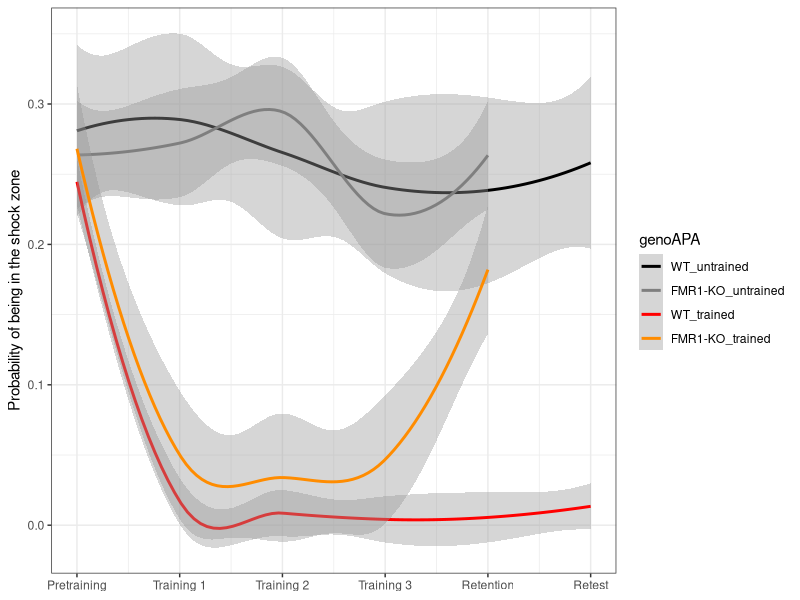
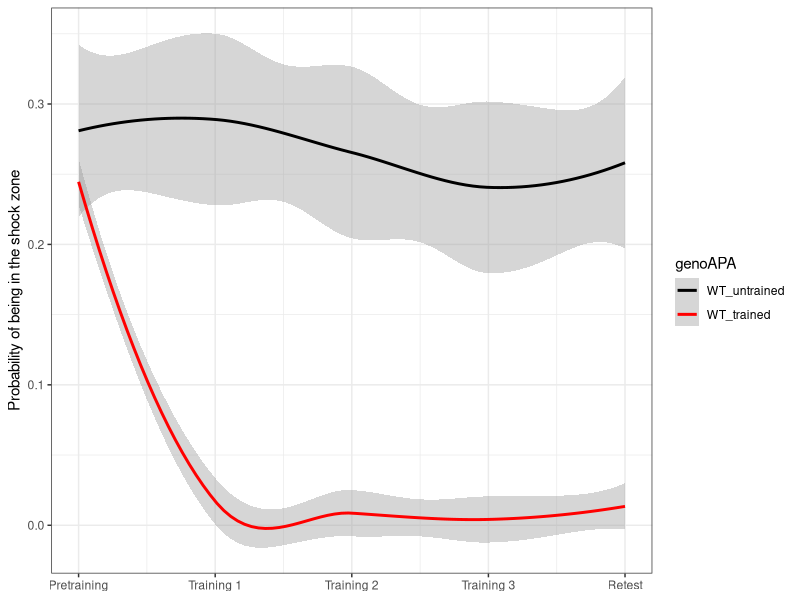
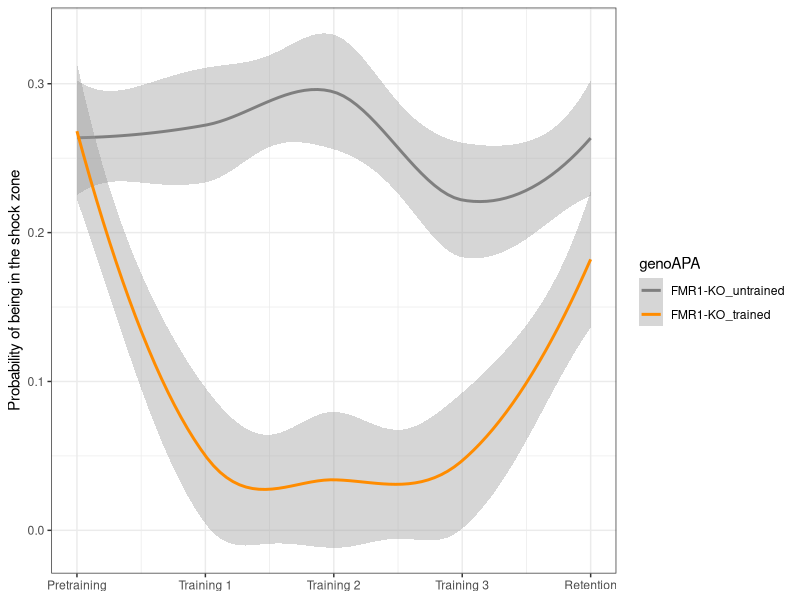
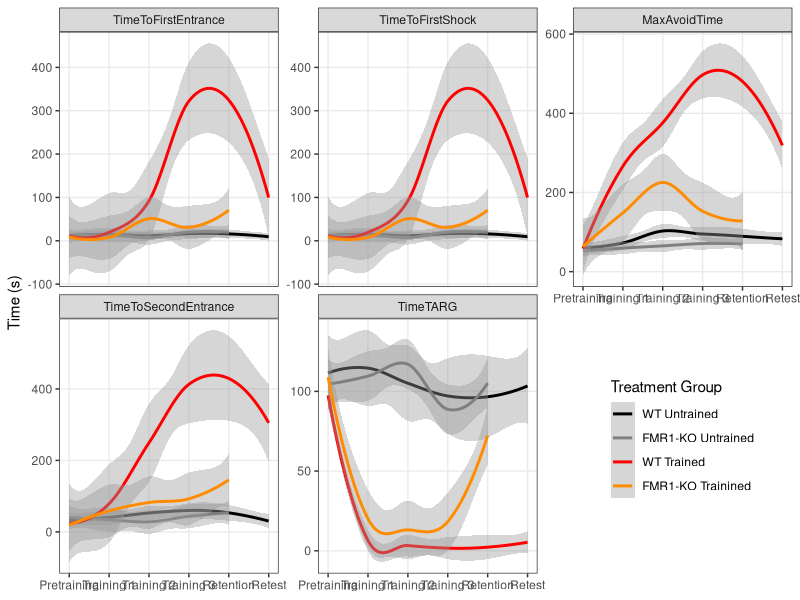
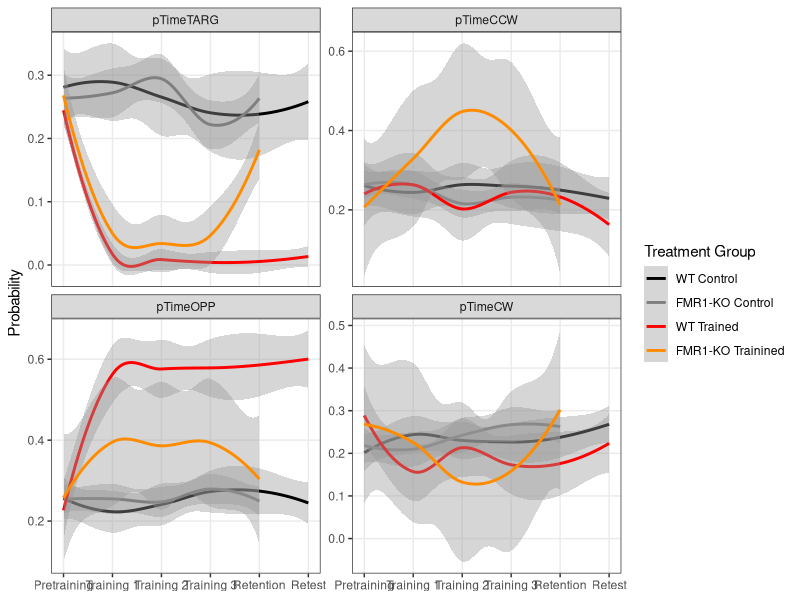
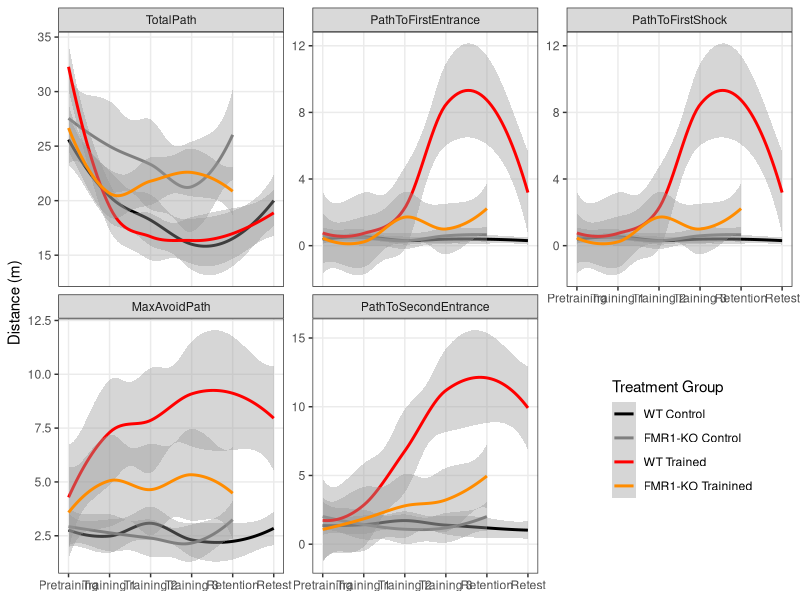
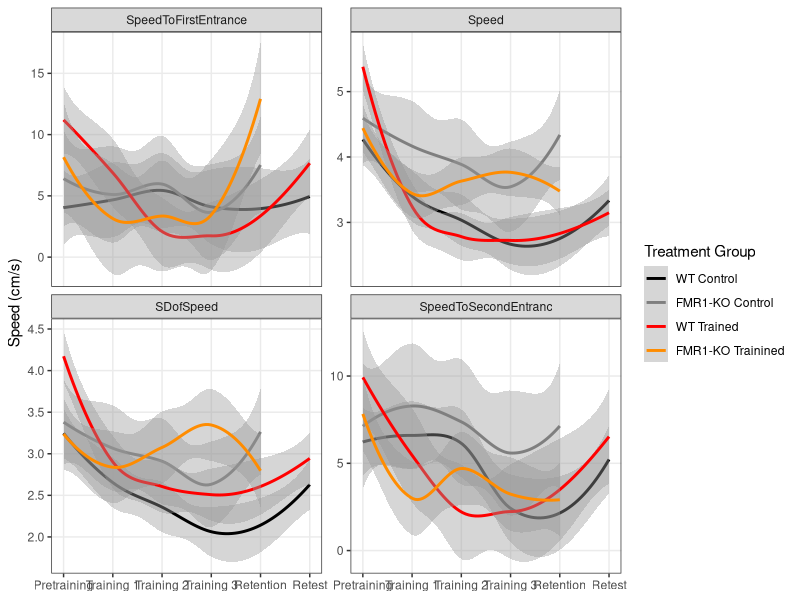

Reproduce these figures in R, in order. (Note: this script raises an error after producing the figures.)
# Part 1: Reading and analyzing beahvior and physiology data

## load libraries -----
library(dplyr) ## for filtering and selecting rows
library(plyr) ## for renmaing factors
library(ggplot2) ## for awesome plots!
library(reshape2) #@ for melting dataframe
library(ggdendro) ## for dendrograms!!

## wrangle the raw wt and fmr1 dataframes ----

## read the data 
setwd("~/Github/qPCR-mouse/Rayna/2013/data")
wt <- read.csv("01_WTbehavephys.csv", header=TRUE, stringsAsFactors = FALSE, na.strings = c("", "ND", "N/A"))
fmr1 <- read.csv("01_FMR1behavephys.csv", header=TRUE, stringsAsFactors = FALSE, na.strings = c("", "ND", "N/A"))

## fixing columns both fmr1 and wt are as equivilent as possible
wt$filename <- as.character(paste(wt$filename, wt$X, sep="_")) ## mgerge 2 columns 

## delete obsolete columns
wt$X <- NULL 
wt$X.1 <- NULL
fmr1$X <- NULL
wt$next. <- NULL
fmr1$next. <- NULL
fmr1$PopSpike.max........mV. <- NA  ## add column
fmr1$PospSpike.Probability <- NA  ## add column
fmr1 <- fmr1[-c(75:80), ] ## removing rows
names(wt)
names(fmr1)


## create ind column with a animal name that matches qpcr (e.g "FMR1 AB" or "BL 19")
wt$ind <- wt$filename
head(wt$ind)
wt$ind <- gsub("[[:blank:]]*bl", "BL ", wt$ind) ##removed blank space then changes bl1... to BL 1...
wt$ind <- gsub("D[[:print:]]*", "", wt$ind) ## deletes the D (for Day) and everythign thereafter
wt$ind

fmr1$ind <- fmr1$filename
fmr1$ind <- gsub("RoomTrack_", "", fmr1$ind) ##remove RommTrack_"
fmr1$ind <- gsub("fmr1", "FMR1 ", fmr1$ind) ## changes to FMR1
fmr1$ind <- gsub("frm1", "FMR1 ", fmr1$ind) ## because one was typed wrong
fmr1$ind <- gsub("wildtype", "BL ", fmr1$ind) ## that one wildtype sample name
fmr1$ind <- gsub("_[ptr][[:print:]]*", "", fmr1$ind) ##deletes the rest of the filename
fmr1 <- filter(fmr1, !grepl("wildtypeA", filename ))  ## remove the 1 wildtype ind
fmr1$ind



## rename columns
names(wt)[3] <- "TotalTime"
names(wt)[4] <- "TotalPath"
names(wt)[5] <- "Entrances"
names(wt)[6] <- "TimeToFirstEntrance"
names(wt)[7] <- "PathToFirstEntrance"
names(wt)[8] <- "SpeedToFirstEntrance"
names(wt)[9] <- "EntrancePerDistance"
names(wt)[10] <- "TotalShocks"
names(wt)[11] <- "TimeToFirstShock"
names(wt)[12] <- "PathToFirstShock"
names(wt)[13] <- "Speed"
names(wt)[14] <- "SDofSpeed"
names(wt)[15] <- "LineArity"
names(wt)[16] <- "MaxAvoidTime"
names(wt)[17] <- "MaxAvoidPath"
names(wt)[18] <- "TimeToSecondEntrance"
names(wt)[19] <- "PathToSecondEntrance"
names(wt)[20] <- "SpeedToSecondEntranc"
names(wt)[21] <- "TimeTARG"
names(wt)[22] <- "pTimeTARG"
names(wt)[23] <- "pTimeCCW"
names(wt)[24] <- "pTimeOPP"
names(wt)[25] <- "pTimeCW"
names(wt)[26] <- "RayleigLength"
names(wt)[27] <- "RayleigAngle"
names(wt)[28] <- "PolarAveVal"
names(wt)[29] <- "PolarSdVal"
names(wt)[30] <- "PolarMinVal"
names(wt)[31] <- "PolarMinBin"
names(wt)[32] <- "MinLoBin"
names(wt)[33] <- "MinHiBin"
names(wt)[34] <- "PolarMaxVal"
names(wt)[35] <- "PolarMaxBin"
names(wt)[36] <- "MaxLoBin"
names(wt)[37] <- "MaxHiBin"
names(wt)[38] <- "AnnularMinVal"
names(wt)[39] <- "AnnularMinBin"
names(wt)[40] <- "AnnularMaxVal"
names(wt)[41] <- "AnnularMaxBin"
names(wt)[42] <- "AnnularAvg"
names(wt)[43] <- "AnnularSD"
names(wt)[44] <- "AnnularSkewnes"
names(wt)[45] <- "AnnularKurtosis"
names(wt)[46] <- "ind_bad"
names(wt)[47] <- "genotype_bad"
names(wt)[48] <- "APA"
names(wt)[49] <- "TotalLocomotorActivity"
names(wt)[50] <- "LastLocomotorActivity"
names(wt)[51] <- "TotalPunishment"
names(wt)[53] <- "LastPunishment"
names(wt)[54] <- "LastTotalEntrances"
names(wt)[55] <- "T1Retention"
names(wt)[56] <- "T2Retention"
names(wt)[57] <- "IO_Max"
names(wt)[58] <- "LTP_Baseline"
names(wt)[59] <- "LTP_Baseline_SD"
names(wt) # check all good

## do same for fmr1
names(fmr1)[3] <- "TotalTime"
names(fmr1)[4] <- "TotalPath"
names(fmr1)[5] <- "Entrances"
names(fmr1)[6] <- "TimeToFirstEntrance"
names(fmr1)[7] <- "PathToFirstEntrance"
names(fmr1)[8] <- "SpeedToFirstEntrance"
names(fmr1)[9] <- "EntrancePerDistance"
names(fmr1)[10] <- "TotalShocks"
names(fmr1)[11] <- "TimeToFirstShock"
names(fmr1)[12] <- "PathToFirstShock"
names(fmr1)[13] <- "Speed"
names(fmr1)[14] <- "SDofSpeed"
names(fmr1)[15] <- "LineArity"
names(fmr1)[16] <- "MaxAvoidTime"
names(fmr1)[17] <- "MaxAvoidPath"
names(fmr1)[18] <- "TimeToSecondEntrance"
names(fmr1)[19] <- "PathToSecondEntrance"
names(fmr1)[20] <- "SpeedToSecondEntranc"
names(fmr1)[21] <- "TimeTARG"
names(fmr1)[22] <- "pTimeTARG"
names(fmr1)[23] <- "pTimeCCW"
names(fmr1)[24] <- "pTimeOPP"
names(fmr1)[25] <- "pTimeCW"
names(fmr1)[26] <- "RayleigLength"
names(fmr1)[27] <- "RayleigAngle"
names(fmr1)[28] <- "PolarAveVal"
names(fmr1)[29] <- "PolarSdVal"
names(fmr1)[30] <- "PolarMinVal"
names(fmr1)[31] <- "PolarMinBin"
names(fmr1)[32] <- "MinLoBin"
names(fmr1)[33] <- "MinHiBin"
names(fmr1)[34] <- "PolarMaxVal"
names(fmr1)[35] <- "PolarMaxBin"
names(fmr1)[36] <- "MaxLoBin"
names(fmr1)[37] <- "MaxHiBin"
names(fmr1)[38] <- "AnnularMinVal"
names(fmr1)[39] <- "AnnularMinBin"
names(fmr1)[40] <- "AnnularMaxVal"
names(fmr1)[41] <- "AnnularMaxBin"
names(fmr1)[42] <- "AnnularAvg"
names(fmr1)[43] <- "AnnularSD"
names(fmr1)[44] <- "AnnularSkewnes"
names(fmr1)[45] <- "AnnularKurtosis"
names(fmr1)[46] <- "ind_bad"
names(fmr1)[47] <- "genotype_bad"
names(fmr1)[48] <- "APA"
names(fmr1)[49] <- "TotalLocomotorActivity"
names(fmr1)[50] <- "LastLocomotorActivity"
names(fmr1)[51] <- "TotalPunishment"
names(fmr1)[53] <- "LastPunishment"
names(fmr1)[54] <- "LastTotalEntrances"
names(fmr1)[55] <- "T1Retention"
names(fmr1)[56] <- "T2Retention"
names(fmr1)[57] <- "IO_Max"
names(fmr1)[58] <- "LTP_Baseline"
names(fmr1)[59] <- "LTP_Baseline_SD"

## add columns genotype (easier for wt df than for fmr1 df)
wt$genotype <- as.factor("WT")
fmr1$genotype <- ifelse(grepl("fmr1|frm1",fmr1$filename),'FMR1-KO','WT')
fmr1$genotype <- as.factor(fmr1$genotype)

## binding, clearning, filtering, renaming, adding conditions ----

wtfmr1 <- rbind(wt, fmr1) ## combine the datasets into one
wtfmr1 <- filter(wtfmr1, grepl("Room", filename)) ## remove non-data rows
str(wtfmr1)

## making strings factors
wtfmr1$ind <- as.factor(wtfmr1$ind)  
wtfmr1$APA <- as.factor(wtfmr1$APA) 

## making a bunch of columns numeric
wtfmr1[, c(3:45, 49:56, 58:59)] <- sapply(wtfmr1[, c(3:45, 49:56, 58:59)], as.numeric)
str(wtfmr1)

## add column session with APA information
wtfmr1$session <- ifelse(grepl("pretraining|pretrain|Hab", wtfmr1$filename), "pretraining", 
                     ifelse(grepl("training1|Train1", wtfmr1$filename), "training1",
                            ifelse(grepl("training2|Train2", wtfmr1$filename), "training2",
                                   ifelse(grepl("training3|Train3", wtfmr1$filename), "training3",
                                          ifelse(grepl("retention|reten", wtfmr1$filename), "retention", 
                                                 ifelse(grepl("Retest", wtfmr1$filename), "retest", "NA"))))))

wtfmr1$session  ## check that all names good with no NAs                                 
wtfmr1$session <- as.factor(wtfmr1$session)  
wtfmr1$session <- factor(wtfmr1$session, levels = c("pretraining", "training1", "training2", "training3", "retention", "retest"))

### separate out the summary columns and clean up / wrangle ----
summary <- filter(wtfmr1, session %in% c("retention", "retest"))
summary <- summary[c(60:61,48,62,49:59,1)] #select and reorder columns, so animal first
names(summary)
str(summary)

## rename APA to match qpcr data
#summary$APA <- revalue(summary$APA, c("untrained" = "control"))  # using "untrained" is more informative than control
summary$APA <- factor(summary$APA, levels = c("untrained", "trained"))
summary$APA

## making a bunch of columns numeric
summary$IO_Max <- gsub("%", "", summary$IO_Max) #remove the percent sign
summary[, c(5:15)] <- sapply(summary[, c(5:15)], as.numeric)

## create genoAPA column
summary$genoAPA <- summary$genoAPA <- as.factor(paste(summary$genotype,summary$APA, sep="_"))
summary$genoAPA <- factor(summary$genoAPA, levels = c("WT_untrained", "FMR1-KO_untrained", "WT_trained", "FMR1-KO_trained"))
summary$genoAPA

### improve indiviual session dataframe ----
str(wtfmr1)
wtfmr1 <- wtfmr1[c(60:61,62,1:45)]  # removes summary columns

##create APA dataframe to add APA to wtfrm1
APA <-  summary[c(1:3)] 
wtfmr1 <- left_join(wtfmr1,APA) 
tail(wtfmr1)

## create columns for genotype*APA, genotype*APA*session, and genotype*APA*session*IND
wtfmr1$genoAPA <- wtfmr1$genoAPA <- as.factor(paste(wtfmr1$genotype,wtfmr1$APA, sep="_"))
wtfmr1$genoAPA <- factor(wtfmr1$genoAPA, levels = c("WT_untrained", "FMR1-KO_untrained", "WT_trained", "FMR1-KO_trained"))
wtfmr1$genoAPAsession <- as.factor(paste(wtfmr1$genoAPA, wtfmr1$session, sep="_")) #create genoAPAsession column
wtfmr1$genoAPAsessionInd <- as.factor(paste(wtfmr1$genoAPAsession, wtfmr1$ind, sep="_")) #create genoAPAsessionInd column
head(wtfmr1)
names(wtfmr1)

# reorders dataframe
wtfmr1 <- wtfmr1[c(1:4,49:52,5:48)]  
names(wtfmr1)

### melt the wtfmr1 df to make long for graphics
wtfmr1_long <- melt(wtfmr1, id=c("ind","genotype", "APA", "session", "genoAPA", "genoAPAsession", "genoAPAsessionInd", "filename"))
wtfmr1_long$value <- as.numeric(wtfmr1_long$value)
str(wtfmr1_long)
head(wtfmr1_long)

#write.csv(wtfrm1, "wtfmr1_forMaddy.csv", row.names = F)
#write.csv(wtfrm1, "wtfmr1_forMaddy.csv", row.names = F)


### Beahvior ggplots!!! -----
## create the color palette
FentonPalette <- c('black','grey50','red','darkorange')
WTPalette <- c('black','red')
FMR1Palette <- c('grey50','darkorange')

## basic format to behavior of groups by session stat smooth

## this plot is no longer legit because of the retention/retest problem
ggplot(wtfmr1, aes(as.numeric(x=session), y=pTimeTARG, color=genoAPA)) + 
  stat_smooth() + theme_bw() + scale_colour_manual(values=FentonPalette) + 
  scale_y_continuous(name="Probability of being in the shock zone") + 
  scale_x_continuous(name =NULL, 
                     breaks = c(1, 2, 3, 4, 5, 6),
                     labels=c("1" = "Pretraining", "2" = "Training 1", 
                              "3" = "Training 2", "4" = "Training 3", 
                              "5" = "Retention", "6" = "Retest")) 


filter(wtfmr1, genotype == "WT") %>%
  droplevels() %>%
  ggplot(aes(as.numeric(x=session), y=pTimeTARG, color=genoAPA)) + 
  stat_smooth() + theme_bw() + scale_colour_manual(values=WTPalette) + 
  scale_y_continuous(name="Probability of being in the shock zone") + 
  scale_x_continuous(name =NULL, 
                     labels=c("1" = "Pretraining", "2" = "Training 1", 
                              "3" = "Training 2", "4" = "Training 3", 
                              "5" = "Retest"))

filter(wtfmr1, genotype != "WT") %>%
  droplevels() %>%
  ggplot(aes(as.numeric(x=session), y=pTimeTARG, color=genoAPA)) + 
  stat_smooth() + theme_bw() + scale_colour_manual(values=FMR1Palette) + 
  scale_y_continuous(name="Probability of being in the shock zone") + 
  scale_x_continuous(name =NULL, 
                     labels=c("1" = "Pretraining", "2" = "Training 1", 
                              "3" = "Training 2", "4" = "Training 3", 
                              "5" = "Retention"))

## Plots of time in seconds: saved as 1_TimeMeasures
wtfmr1_long %>% 
  filter(grepl("Time", variable)) %>% 
  filter(!grepl("TotalTime|pTime", variable)) %>% 
  ggplot(aes(as.numeric(x=session), y=value, color=genoAPA)) +
  stat_smooth() + facet_wrap(~variable, scales = "free_y") +
  scale_y_continuous(name="Time (s)") + 
  scale_x_continuous(name =NULL, 
                     breaks = c(1, 2, 3, 4, 5, 6),
                     labels=c("1" = "Pretraining", "2" = "Training 1", 
                              "3" = "Training 2", "4" = "Training 3", 
                              "5" = "Retention", "6" = "Retest")) +
  scale_colour_manual(values=FentonPalette, name="Treatment Group",
                      labels=c("WT Untrained", "FMR1-KO Untrained", "WT Trained", "FMR1-KO Trainined")) +
  theme_bw() + 
  theme(panel.grid.minor = element_blank(), legend.position = c(0.85, 0.25))

## Plots of pTime (probability): saved as 1_TimeProbability
wtfmr1_long %>% filter(grepl("pTime", variable)) %>% 
  ggplot(aes(as.numeric(x=session), y=value, color=genoAPA)) +
  stat_smooth() + facet_wrap(~variable, scales = "free_y") +
  scale_y_continuous(name="Probability") + 
  scale_x_continuous(name =NULL, 
                     breaks = c(1, 2, 3, 4, 5, 6),
                     labels=c("1" = "Pretraining", "2" = "Training 1", 
                              "3" = "Training 2", "4" = "Training 3", 
                              "5" = "Retention", "6" = "Retest")) +
  scale_colour_manual(values=FentonPalette, name="Treatment Group",
                      labels=c("WT Control", "FMR1-KO Control", "WT Trained", "FMR1-KO Trainined")) +
  theme_bw() + 
  theme(panel.grid.minor = element_blank())

## Plots of path (distance): saved as 1_Path
wtfmr1_long %>% filter(grepl("Path", variable)) %>% 
  ggplot(aes(as.numeric(x=session), y=value, color=genoAPA)) +
  stat_smooth() + facet_wrap(~variable, scales = "free_y") +
  scale_y_continuous(name="Distance (m)") + 
  scale_x_continuous(name =NULL, 
                     breaks = c(1, 2, 3, 4, 5, 6),
                     labels=c("1" = "Pretraining", "2" = "Training 1", 
                              "3" = "Training 2", "4" = "Training 3", 
                              "5" = "Retention", "6" = "Retest")) +
  scale_colour_manual(values=FentonPalette, name="Treatment Group",
                      labels=c("WT Control", "FMR1-KO Control", "WT Trained", "FMR1-KO Trainined")) +
  theme_bw() + 
  theme(panel.grid.minor = element_blank(), legend.position = c(0.85, 0.25))

## Plots of speed: saved as 1_Speed
wtfmr1_long %>% 
  filter(grepl("Speed|speed", variable))%>% 
  ggplot(aes(as.numeric(x=session), y=value, color=genoAPA)) +
  stat_smooth() + facet_wrap(~variable, scales = "free_y") +
  scale_y_continuous(name="Speed (cm/s)") + 
  scale_x_continuous(name =NULL, 
                     breaks = c(1, 2, 3, 4, 5, 6),
                     labels=c("1" = "Pretraining", "2" = "Training 1", 
                              "3" = "Training 2", "4" = "Training 3", "5" = "Retention", "6" = "Retest")) +
  scale_colour_manual(values=FentonPalette, name="Treatment Group",
                      labels=c("WT Control", "FMR1-KO Control", "WT Trained", "FMR1-KO Trainined")) +
  theme_bw() + 
  theme(panel.grid.minor = element_blank())

## Other Plots of speed: Rayleight, Polar, Annular Stuff : Saved as 1-Other
wtfmr1_long %>% 
  filter(grepl("Rayleigh|Polar|Annular", variable)) %>% 
  ggplot(aes(as.numeric(x=session), y=value, color=genoAPA)) +
  stat_smooth() + facet_wrap(~variable, scales = "free_y") +
  scale_y_continuous(name=NULL) + 
  scale_x_continuous(name =NULL, 
                     labels=c("1" = "Pretraining", "2" = "Training 1", 
                              "3" = "Training 2", "4" = "Training 3", "5" = "Retention")) +
  scale_colour_manual(values=FentonPalette, name="Treatment Group",
                      labels=c("WT Control", "FMR1-KO Control", "WT Trained", "FMR1-KO Trainined")) +
  theme_bw() + 
  theme(panel.grid.minor = element_blank(),legend.position = c(0.775, 0.125))

### Favorite that show leanring diffs
## saved as 1-behaviorplots
wtfmr1_long %>% 
  filter(grepl("pTimeTARG|PathToFirstEntrance|PathToSecondEntrance", variable))%>% 
  ggplot(aes(as.numeric(x=session), y=value, color=genoAPA)) +
  stat_smooth() + facet_wrap(~variable, scales = "free_y") +
  scale_y_continuous(name="Value different for each variable") + 
  scale_x_continuous(name =NULL, 
                     breaks = c(1, 2, 3, 4, 5, 6),
                     labels=c("1" = "Pretraining", "2" = "Training 1", 
                              "3" = "Training 2", "4" = "Training 3", "5" = "Retention", "6" = "Retest")) +
  scale_colour_manual(values=FentonPalette, name="Treatment Group",
                      labels=c("WT Control", "FMR1-KO Control", "WT Trained", "FMR1-KO Trainined")) +
  theme_bw() + 
  theme(panel.grid.minor = element_blank())


### Electrophysiology melting and graphing!!! ---- 

## first, melt the data
head(summary)
summary_long <- melt(summary, id=c("ind","genotype", "APA", "session", "filename", "genoAPA"))
summary_long$value <- as.numeric(summary_long$value)
str(summary_long)

## plot all the summary_long data!: saved as 1-SummaryValues
summary_long %>%
  filter(grepl("IO_Max|LTP_Baseline", variable))%>% 
  filter(!grepl("LTP_Baseline_SD", variable))%>% 
  ggplot(aes(x=genoAPA, y=value, color=genoAPA)) +
  geom_boxplot() +  facet_wrap(~variable, scales = "free_y") +
  theme_bw() +
  scale_y_continuous(name=NULL) + 
  scale_x_discrete(name=NULL) + 
  scale_colour_manual(values=FentonPalette, name="Treatment Group",
                      labels=c("WT Control", "FMR1-KO Control", "WT Trained", "FMR1-KO Trainined")) +
  theme_bw() + 
  theme(panel.grid.minor = element_blank(),
        axis.text.x = element_blank(), 
        axis.ticks = element_blank())

### Correlation plot 1 : all data for individuals ----

## first, make the data a matrix with genoAPAsessionInd as the row names
wtfmr1_matrix <- wtfmr1    #create new dataframe
rownames(wtfmr1_matrix) <- wtfmr1_matrix$genoAPAsessionInd     # set $genoAPAsessionInd as rownames
names(wtfmr1_matrix)
wtfmr1_matrix <- wtfmr1_matrix[-c(1:8,10)] #delete all non-numeric columns and TotalTime
head(wtfmr1_matrix)
str(wtfmr1_matrix)

## next, compute a correlation matrix and melt
wtfmrt_cormat <- round(cor(wtfmr1_matrix),2) # compute correlations
wtfmrt_cormatlong <- melt(wtfmrt_cormat) # melt
head(wtfmrt_cormatlong)

## heatmap NOT clustered!!! # Saved as 1-beahvheatmap-ind
ggplot(data = wtfmrt_cormatlong, aes(x=Var1, y=Var2, fill=value)) + 
  geom_tile(color = "white")+
  scale_fill_gradient2(low = "turquoise4", high = "tan4", mid = "white", 
                       midpoint = 0, limit = c(-1,1), space = "Lab", 
                       name="Pearson\nCorrelation") +
  theme_minimal()+ # minimal theme
  theme(axis.text.x = element_text(angle = 45, vjust = 1, 
                                   size = 10, hjust = 1)) +
  scale_x_discrete(name="") +
  scale_y_discrete(name="") 


### Correlation plot 2 : data averaged first by group ----

## create matrix with genoAPAsession average values
wtfmr1_matrix_avg <- wtfmr1    #create new dataframe
names(wtfmr1_matrix_avg)
wtfmr1_matrix_avg <- wtfmr1_matrix_avg[-c(1:5,7:8,51:52)] #delete TotalTime and non-numeric columns EXCEPT genoAPAsession

wtfmr1_matrix_avg <- wtfmr1_matrix_avg %>% 
  group_by(genoAPAsession) %>%
  dplyr::summarise_each(funs(mean))
wtfmr1_matrix_avg <- as.data.frame(wtfmr1_matrix_avg)
rownames(wtfmr1_matrix_avg) <- wtfmr1_matrix_avg$genoAPAsession  # set $genoAPAsession as rownames
wtfmr1_matrix_avg[1] <- NULL
head(wtfmr1_matrix_avg)

## next, compute a correlation matrix and melt
wtfmr1_matrix_avg_cormat <- round(cor(wtfmr1_matrix_avg),2) # compute correlations
head(wtfmr1_matrix_avg_cormat)
wtfmr1_matrix_avg_cormatlong <- melt(wtfmr1_matrix_avg_cormat) # melt
head(wtfmr1_matrix_avg_cormatlong)

## heatmap clustered!!! # Saved as 1-heatmap-group
ggplot(data = wtfmr1_matrix_avg_cormatlong, aes(x=Var1, y=Var2, fill=value)) + 
  geom_tile(color = "white")+
  scale_fill_gradient2(low = "turquoise4", high = "tan4", mid = "white", 
                       midpoint = 0, limit = c(-1,1), space = "Lab", 
                       name="Pearson\nCorrelation") +
  theme_minimal()+ # minimal theme
  theme(axis.text.x = element_text(angle = 45, vjust = 1, 
                                   size = 10, hjust = 1)) +
  scale_x_discrete(name="") +
  scale_y_discrete(name="") 

### Not used but useful single plots ----

## simple box plot faceted by genotype colored by genotype
ggplot(data = wtfmr1, aes(x = session, y = TimeToFirstEntrance, fill=genoAPA)) +
  geom_boxplot() + facet_wrap( ~ genoAPA)
## simple box plot colored by genotype
ggplot(data = wtfmr1, aes(x = session, y = TimeToSecondEntrance, by=genoAPA, fill=genoAPA)) +
  geom_boxplot()
## line plots for every individual shown individually
ggplot(data=wtfmr1, aes(as.numeric(x=session), y=pTimeTARG, by=ind, color=genoAPA)) +
  geom_line() + facet_wrap( ~ ind)
## line plots for every individual shown by group
ggplot(data=wtfmr1, aes(as.numeric(x=session), y=TimeToSecondEntrance, by=ind, color=genoAPA)) +
  geom_line() + facet_wrap( ~ genoAPA)
## line plots for every individual shown by group colored by individual
ggplot(data=wtfmr1, aes(as.numeric(x=session), y=PathToSecondEntrance, by=ind, color=ind)) +
  geom_line() + facet_wrap(~ genoAPA) 

## Time to 2nd entrance of 4 groups by session stat smooth
ggplot(data=wtfmr1, aes(as.numeric(x=session), y=TimeToSecondEntrance, color=genoAPA)) + 
  stat_smooth() + # plots line with confidence interval
  scale_y_continuous(name="Time to 2nd Entrance (s)") + # renames x axis
  scale_x_continuous(name =NULL, #removed y axis label
                     breaks=c(1, 2, 3, 4, 5, 6),
                     labels=c("1" = "Pretraining", "2" = "Training 1",  # renmaes x axis labeles
                              "3" = "Training 2", "4" = "Training 3", "5" = "Retention", "6" = "Retest")) +
  scale_colour_manual(values=FentonPalette, name="Treatment Group", # says use color palete, rename legend
                      labels=c("WT Control", "FMR1-KO Control", "WT Trained", "FMR1-KO Trainined")) + 
  theme_bw() # removes grey background

## some statistics ----
lm1 = lm(data=wtfmr1, TimeToSecondEntrance~genoAPA+session+genoAPA:session)
summary(lm1)
xtabs(data=wtfmr1, ~genoAPA+session)
anova(lm1)
